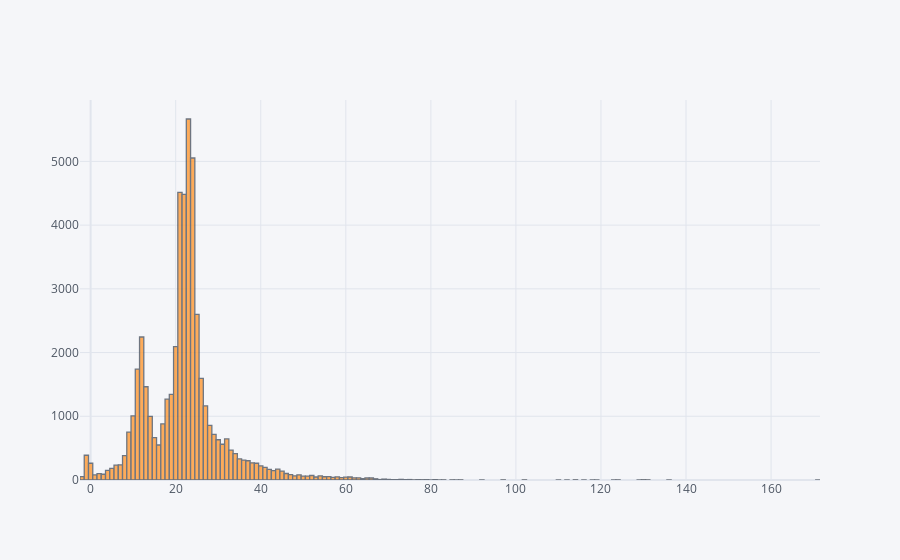

Source (notebook cell):
### Code cell
df3[df3['renovacion']==0]['meses_adm'].iplot('hist')

### Figure 1 — Plotly figure (JSON) as saved in the notebook; plotly's stock layout.template omitted (floating-point values rounded to 4 significant figures; data arrays with more than 128 entries replaced by an {"elided": "..."} marker saying what was removed)
{"data": [{"histfunc": "count", "histnorm": "", "marker": {"color": "rgba(255, 153, 51, 1.0)", "line": {"color": "#4D5663", "width": 1.3}}, "name": "meses_adm", "opacity": 0.8, "orientation": "v", "type": "histogram", "x": {"elided": "59006 int values"}}], "layout": {"barmode": "overlay", "legend": {"bgcolor": "#F5F6F9", "font": {"color": "#4D5663"}}, "paper_bgcolor": "#F5F6F9", "plot_bgcolor": "#F5F6F9", "title": {"font": {"color": "#4D5663"}}, "xaxis": {"gridcolor": "#E1E5ED", "showgrid": true, "tickfont": {"color": "#4D5663"}, "title": {"font": {"color": "#4D5663"}, "text": ""}, "zerolinecolor": "#E1E5ED"}, "yaxis": {"gridcolor": "#E1E5ED", "showgrid": true, "tickfont": {"color": "#4D5663"}, "title": {"font": {"color": "#4D5663"}, "text": ""}, "zerolinecolor": "#E1E5ED"}}}
